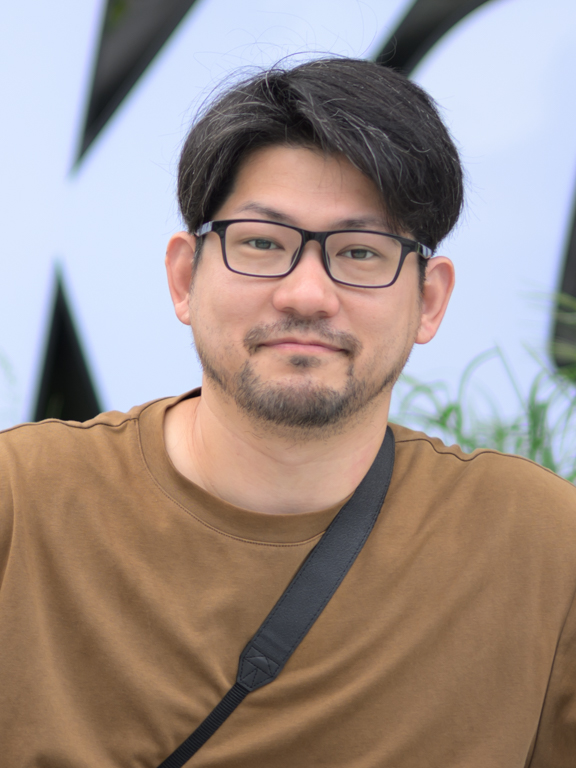
#> input picture assets/images/YKT_3336.jpg, 576 x 768 px
$ python vsLegacy_paper.py
#> lines starting #> are read from the running program, lines starting #| are printed output that depends on the picture; long printed decimals are rounded
import numpy as np
from pathlib import Path
import argparse
import json
from PIL import Image

# ---------------------------------
# Utilities
# ---------------------------------
def load_rgb_float01(path: Path) -> np.ndarray:
    img = Image.open(path).convert("RGB")
#> img is the input picture: PIL image 576x768 RGB; mean R, G, B 158.4, 143.6, 137.7
    return np.asarray(img, dtype=np.float64) / 255.0

def srgb_to_linear(srgb: np.ndarray) -> np.ndarray:
    srgb = np.clip(srgb, 0.0, 1.0)
    a = 0.055
    return np.where(srgb <= 0.04045, srgb / 12.92, ((srgb + a) / (1 + a)) ** 2.4)
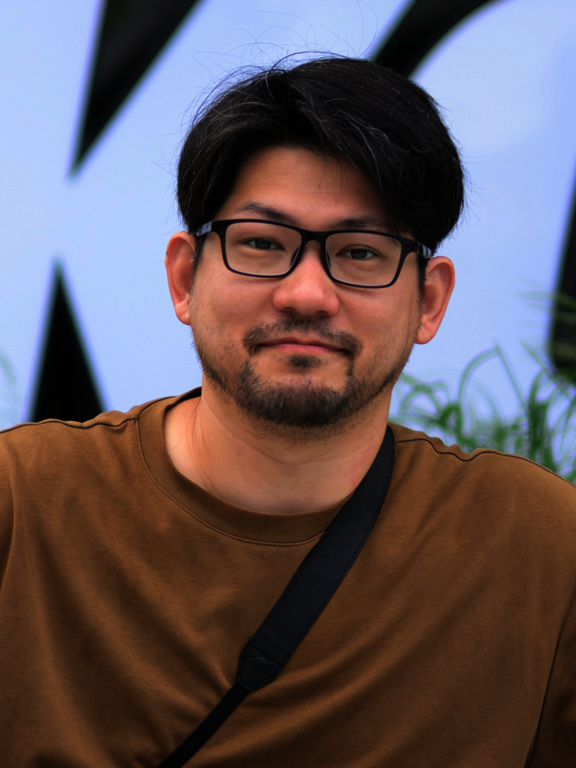
#> returned value: shape (768, 576, 3) float64; mean of channels 0, 1, 2 0.4, 0.347, 0.369; drawn as R, G, B

# ---------------------------------
# Dual pair split/join (fixed)
# ---------------------------------
# Rec.709 / sRGB luma coefficients (for linear light)
coeffs = np.array([0.2126, 0.7152, 0.0722], dtype=np.float64)
u = np.ones(3, dtype=np.float64) / coeffs.sum()  # ensures <coeffs, u> = 1

def luminance_from(rgb: np.ndarray) -> np.ndarray:
    return rgb[..., 0] * coeffs[0] + rgb[..., 1] * coeffs[1] + rgb[..., 2] * coeffs[2]
#> returned value: shape (768, 576) float64

def split_1p2(rgb: np.ndarray):
    Y = luminance_from(rgb)                          # (H,W)
    r = rgb - Y[..., None] * u[None, None, :]        # (H,W,3)
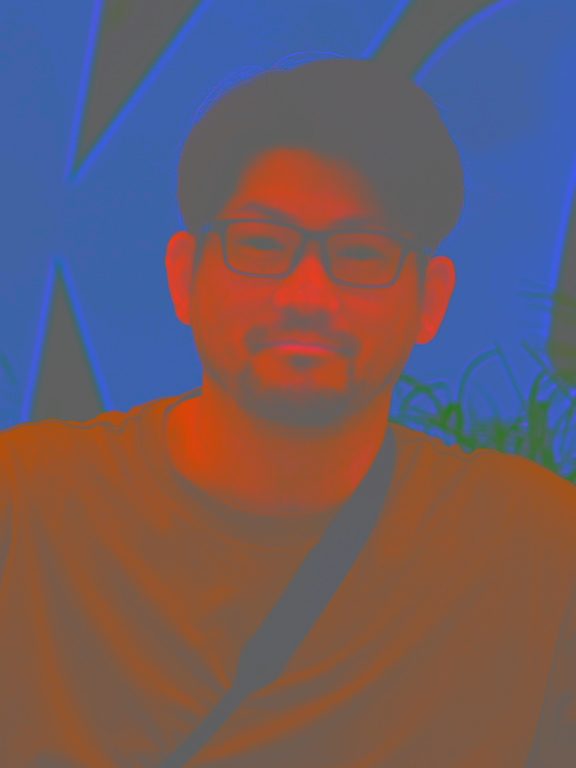
#> r: shape (768, 576, 3) float64; mean of channels 0, 1, 2 0.0403, -0.0129, 0.0093; drawn with min black and max white
    return Y, r

def join_1p2(Y: np.ndarray, r: np.ndarray) -> np.ndarray:
    return Y[..., None] * u[None, None, :] + r

# ---------------------------------
# Tone function (1D)
# ---------------------------------
def phi(Y: np.ndarray, alpha: float) -> np.ndarray:
#> called with alpha = 0.8
    return np.power(np.clip(Y, 0.0, 1.0), alpha)
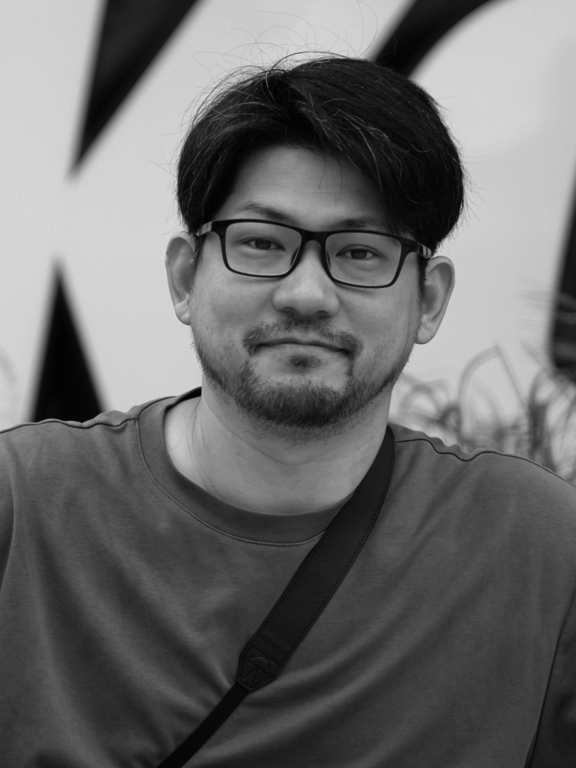
#> returned value: shape (768, 576) float64; min 0.00643, max 0.852, mean 0.42

# ---------------------------------
# Metrics: C and ΔΣ
# ---------------------------------
def mean_sq_norm(v: np.ndarray) -> float:
    vv = v.reshape(-1, 3)
    return float(np.mean(np.sum(vv * vv, axis=1)))

def cov_centered(r: np.ndarray) -> np.ndarray:
    X = r.reshape(-1, 3)
    mu = np.mean(X, axis=0, keepdims=True)
    Z = X - mu
    return (Z.T @ Z) / X.shape[0]

def main() -> None:
    parser = argparse.ArgumentParser(description="Paper-minimal image experiment: compare CONJ vs legacy using C and ΔΣ.")
    repo_root = Path(__file__).resolve().parent.parent
    parser.add_argument("--input", type=str, default=str(repo_root / "assets" / "images" / "YKT_3336.jpg"))
    parser.add_argument("--alpha", type=float, default=0.8)
    parser.add_argument("--outdir", type=str, default=str(repo_root / "output"))
    args = parser.parse_args()

    in_path = Path(args.input).expanduser().resolve()
    outdir = Path(args.outdir).expanduser().resolve()
    outdir.mkdir(parents=True, exist_ok=True)

    # load
    rgb_srgb = load_rgb_float01(in_path)

    # ---- CONJ pipeline: linear -> split -> phi(Y) -> join ----
    rgb_lin = srgb_to_linear(rgb_srgb)
    Y_lin, r_lin = split_1p2(rgb_lin)
    Y_lin_t = phi(Y_lin, args.alpha)
    rgb_conj_lin = join_1p2(Y_lin_t, r_lin)

    # ---- Legacy pipeline: gamma(sRGB) -> split -> phi(Y) -> join ----
    # (Legacy here means splitting in a non-linear (gamma-encoded) space.)
    Y_gam, r_gam = split_1p2(rgb_srgb)
#> in luminance_from (call 2), `return rgb[..., 0] * coeffs[0] + rgb[..., 1] * coeffs[1] + rgb[..., 2]..`:
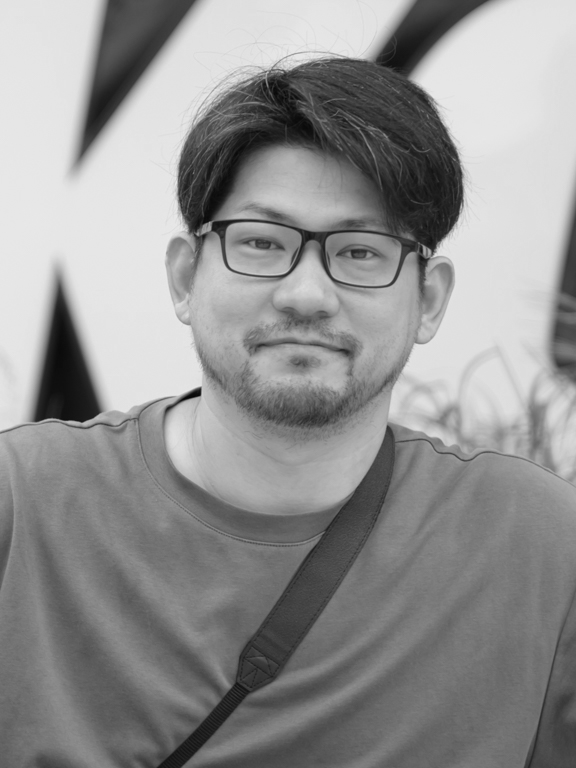
#> returned value: shape (768, 576) float64; min 0.0235, max 0.915, mean 0.574
#> in split_1p2 (call 2), `r = rgb - Y[..., None] * u[None, None, :]`:
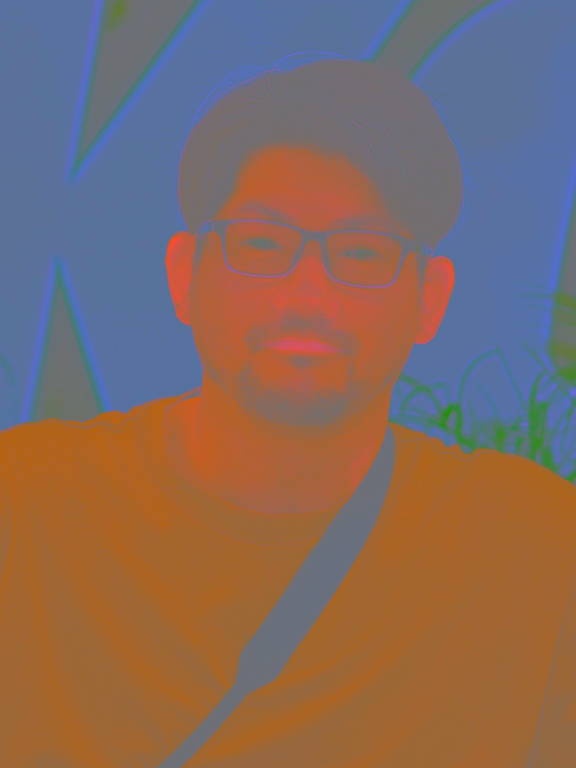
#> r: shape (768, 576, 3) float64; mean of channels 0, 1, 2 0.0476, -0.0107, -0.0338; drawn with min black and max white
    Y_gam_t = phi(Y_gam, args.alpha)
#> call 2 of phi, with alpha = 0.8
#> in phi (call 2), `return np.power(np.clip(Y, 0.0, 1.0), alpha)`:
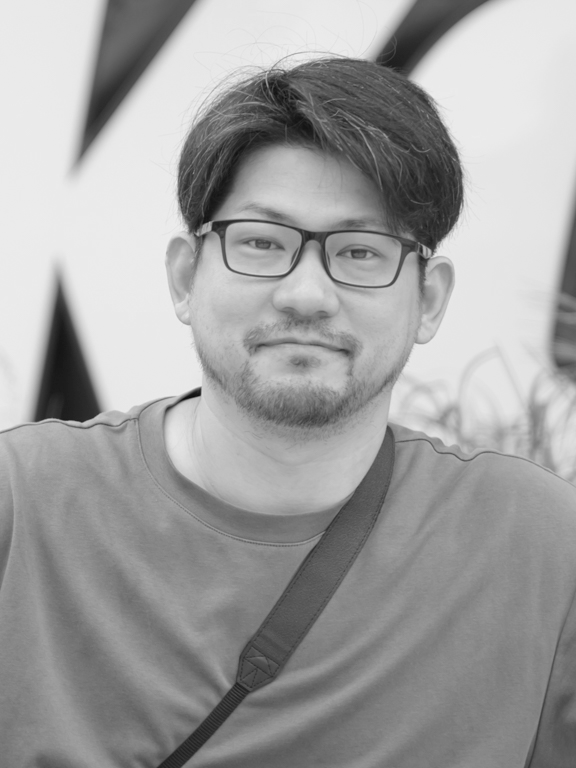
#> returned value: shape (768, 576) float64; min 0.0498, max 0.931, mean 0.632
    rgb_legacy_srgb = np.clip(join_1p2(Y_gam_t, r_gam), 0.0, 1.0)
    rgb_legacy_lin = srgb_to_linear(rgb_legacy_srgb)
#> in srgb_to_linear (call 2), `return np.where(srgb <= 0.04045, srgb / 12.92, ((srgb + a) / (1 + a)) ..`:
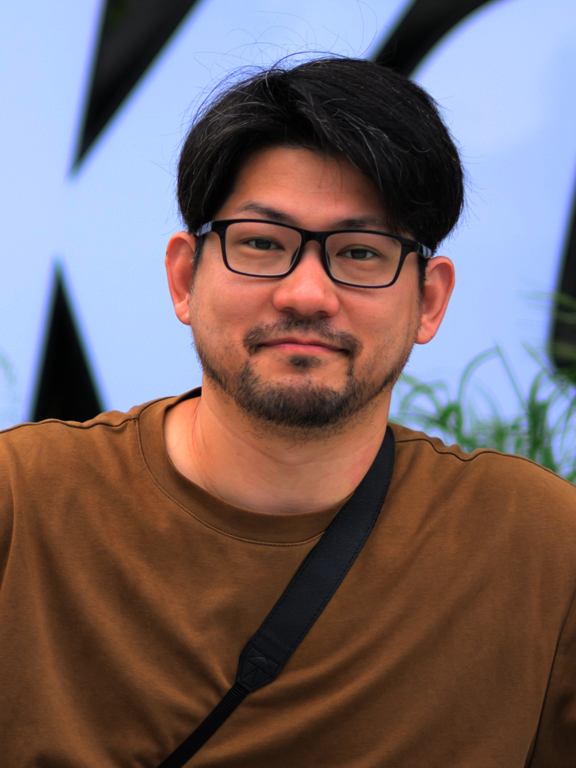
#> returned value: shape (768, 576, 3) float64; mean of channels 0, 1, 2 0.468, 0.403, 0.41; drawn as R, G, B

    # ---- Metrics in linear space (consistent with the 1+2 definition) ----
    r_orig = split_1p2(rgb_lin)[1]
    r_conj = split_1p2(rgb_conj_lin)[1]
    r_legacy = split_1p2(rgb_legacy_lin)[1]

    C_conj = mean_sq_norm(r_conj - r_orig)
#> C_conj = 8.29e-33
    C_legacy = mean_sq_norm(r_legacy - r_orig)
#> C_legacy = 0.000696

    S_orig = cov_centered(r_orig)
#> in cov_centered, `mu = np.mean(X, axis=0, keepdims=True)`: mu = [[0.0403, -0.0129, 0.0093]]
#> S_orig = [[0.0126, -0.00221, -0.015], [-0.00221, 0.000427, 0.00229], [-0.015, 0.00229, 0.0217]]
    S_conj = cov_centered(r_conj)
#> S_conj has the same summary as S_orig
    S_legacy = cov_centered(r_legacy)
#> S_legacy = [[0.015, -0.00277, -0.0167], [-0.00277, 0.000547, 0.00274], [-0.0167, 0.00274, 0.022]]

    DeltaSigma_conj = float(np.linalg.norm(S_conj - S_orig, ord="fro"))
#> DeltaSigma_conj = 1.27e-17
    DeltaSigma_legacy = float(np.linalg.norm(S_legacy - S_orig, ord="fro"))
#> DeltaSigma_legacy = 0.00352

    result = {
        "input": str(in_path),
        "alpha": float(args.alpha),
        "C_conj": C_conj,
        "C_legacy": C_legacy,
        "DeltaSigma_conj_Fro": DeltaSigma_conj,
        "DeltaSigma_legacy_Fro": DeltaSigma_legacy,
    }

    stem = in_path.stem
    with open(outdir / f"{stem}_paper_metrics.json", "w", encoding="utf-8") as f:
        json.dump(result, f, indent=2, ensure_ascii=False)

    print(json.dumps(result, indent=2, ensure_ascii=False))
#| {
#|   "input": "assets/images/YKT_3336.jpg",
#|   "alpha": 0.8,
#|   "C_conj": 8.294533699546956e-33,
#|   "C_legacy": 0.0006962,
#|   "DeltaSigma_conj_Fro": 1.2705073169994596e-17,
#|   "DeltaSigma_legacy_Fro": 0.003517
#| }

if __name__ == "__main__":
    main()
